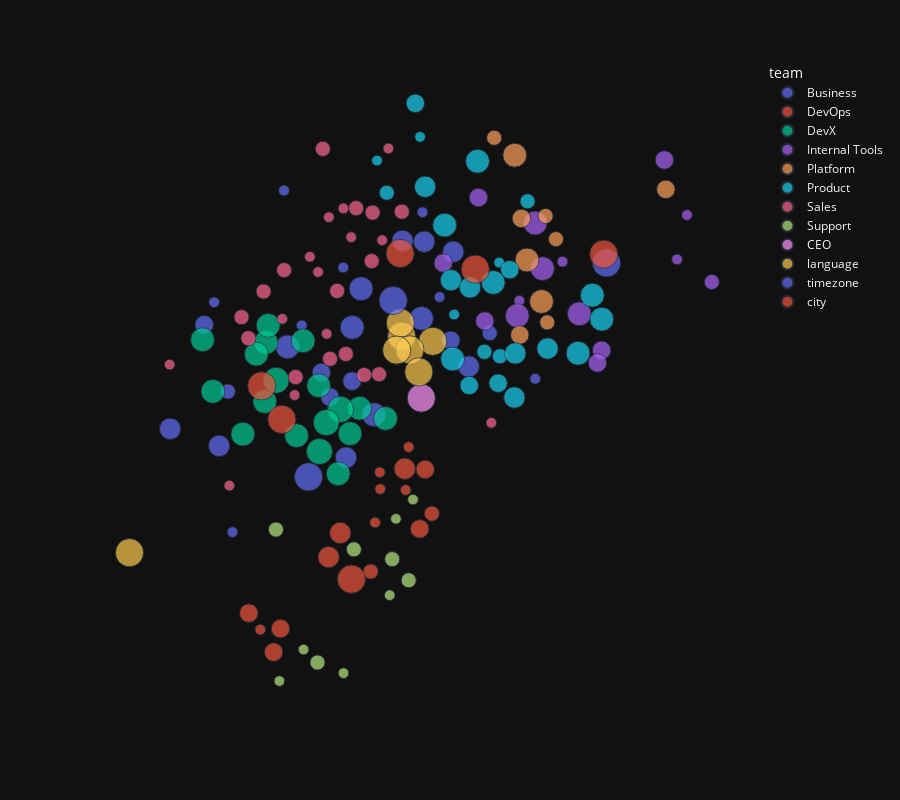

Notebook code for this chart:
### Markdown cell above
This should look interesting! We used a **force-directed layout** to draw the graph, meaning that the edges between nodes are **pulling** the nodes together in order until they find an equilibrium point. This also takes into account the weights we applied to edges, with higher weighed edges behaving like springs with higher spring constants

### Code cell
px_plot_nx(G, height=800, hover_name="label", color="team", size="rank", with_edges=False, template="plotly_dark")
